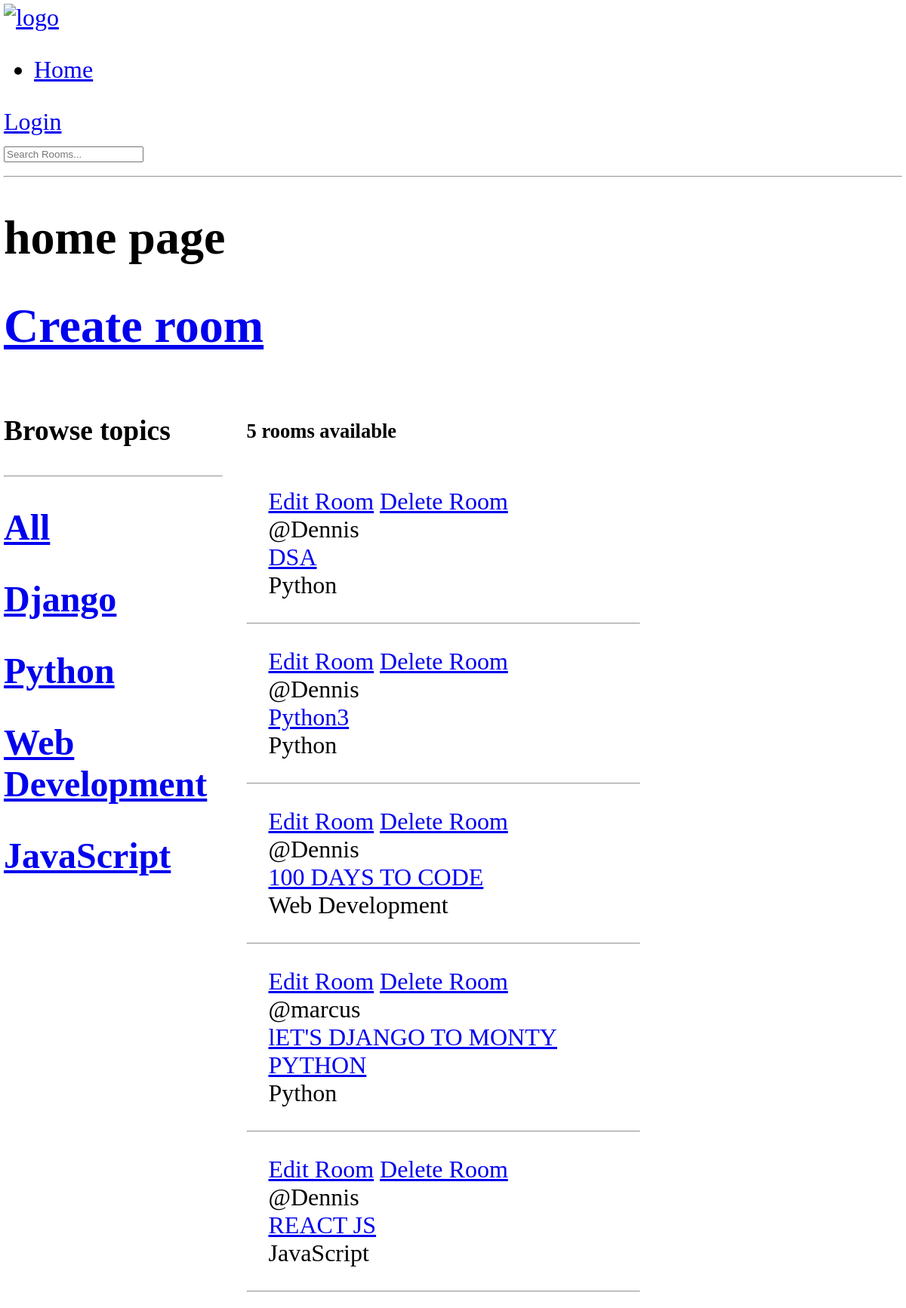
The page / on the database its author committed.
### base/models.py (models this page shows)
class Topic(models.Model):
    name = models.CharField(max_length=200)
    def __str__(self):
        return self.name

class Room(models.Model):
    host =models.ForeignKey(User, on_delete=models.SET_NULL, null=True)
    topic = models.ForeignKey(Topic, on_delete=models.SET_NULL, null=True , related_name="topics")
    name = models.CharField(max_length=170)
    description = models.TextField(null=True, blank=True)
    updated = models.DateTimeField(auto_now=True)
    created = models.DateTimeField(auto_now_add=True)
    class Meta:
        ordering = ['-updated', '-created']
    def __str__(self):
        return self.name

### base/views.py (the view)
# urls.py: path('',views.home, name='home'),
def home(request):
    q= request.GET.get('q') if request.GET.get('q') != None else ''
    rooms = Room.objects.filter(
            Q(topic__name__icontains=q)|
            Q(name__icontains=q)|
            Q(description__icontains=q)
            )
    room_count = rooms.count()
    topics = Topic.objects.all()
    context = {
        'rooms': rooms,
        'topics': topics,
        'room_count': room_count,
    }
    return render(request, 'base/home.html', context)

### base/templates/base/home.html (shortened to what this page needs)
{% extends 'layout.html' %}
{% block body %}
    <h1>home page</h1>
    <h1>
        <a href="{% url 'base:create-room' %}">Create room</a>
    </h1>
    <div class="home-container">
            <div class="sidebar">
                <h3>Browse topics</h3>
                <hr>
                <h2><a href="{% url 'base:home' %}">All</a></h2>
                {% for topic in topics %}
                    <h2><a href="{% url 'base:home' %}?q={{topic.name}}">{{ topic }}</a></h2>
                {% endfor %}
            </div>
            <div class="rooms">
                <h5>{{room_count}} rooms available</h5>
                {% for room in rooms %}
                <div class="rooms-items">
                    <span><a href="{% url 'base:update-room' room.id %}">Edit Room</a></span>
                     <span><a href="{% url 'base:delete-room' room.id %}">Delete Room</a></span>
                     <br>
                    <div>@{{room.host.username}}</div>
                    <a href="{% url 'base:room'  room.id %}">{{ room}}</a>
                    <div>{{room.topic}}</div>
                </div>
                <hr>
            {% endfor %}
            </div>
    </div>
{% endblock %}

### base/templates/base/home.html (style rules this page uses)
body { margin: 0; padding:5px; font-size:2rem; }
.home-container { display:grid; grid-template-columns: 1fr 3fr; gap:2rem; }
.rooms { width: 60%; }
.rooms-items { font-size: 2 rem; margin: 14px; padding:15px; }

### rows shown on the page
Topic: name "Django"
Topic: name "Python"
Topic: name "Web Development"
Topic: name "JavaScript"
Room: host.username "Dennis", name "DSA", topic "Python"
Room: host.username "Dennis", name "Python3", topic "Python"
Room: host.username "Dennis", name "100 DAYS TO CODE", topic "Web Development"
Room: host.username "marcus", name "lET'S DJANGO TO MONTY PYTHON", topic "Python"
Room: host.username "Dennis", name "REACT JS", topic "JavaScript"

### other values the page prints
{{ room_count }} "5"
